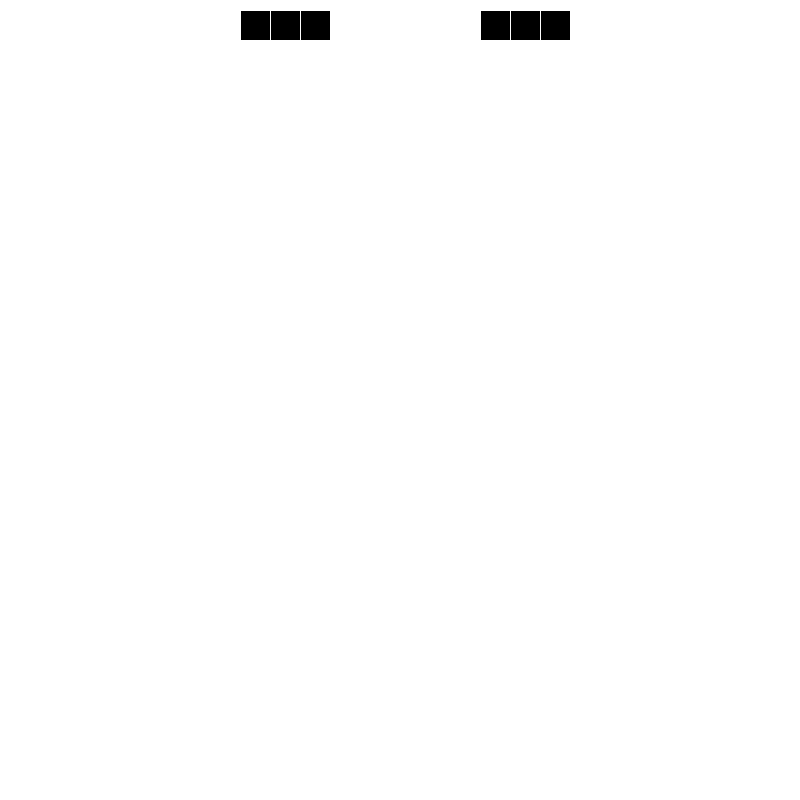
Frame 1 (no input)
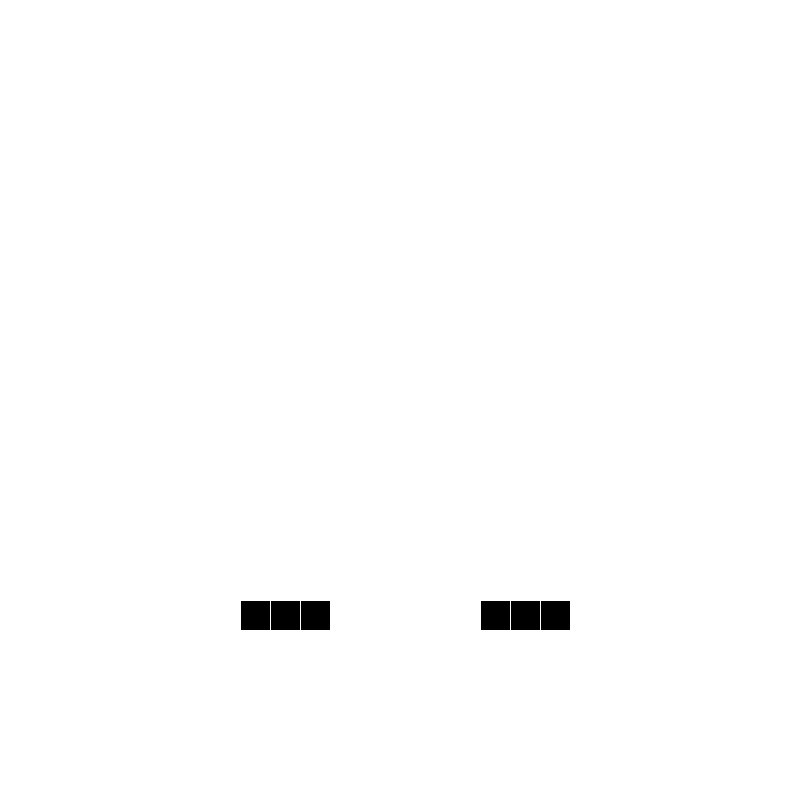
Frame 60 (the mouse pressed at the canvas centre just before this capture)
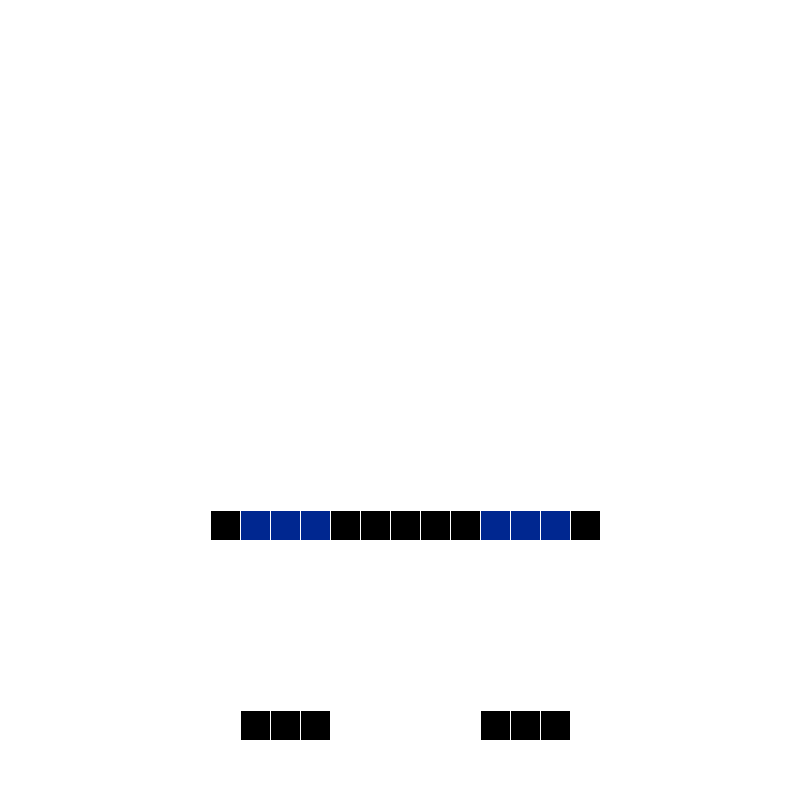
Frame 120 (the mouse held since frame 60 and released just before this capture)

The Processing sketch that drew these frames (run headless with seeded random() and noise(); from frame 60 on, the mouse is pressed at the canvas centre):

// Processing sketch: Drawing2
// ── Drawing2.pde
private Square[] squares = new Square[26];

private float xCoord = 210;
private float yCoord;
private float yCoord1 = -50;
private float yCoord2 = -50;
private float yCoord3 = -50;
private float yCoord4 = -50;
private float yCoord5 = -50;
private float yCoord6 = -50;
private float yCoord7 = -50;
private float yCoord8 = -50;
private float yCoord9 = -50;
private float yCoord10 = -50;
private float yCoord11 = -50;
private float yCoord12 = -50;
private float yCoord13 = -50;
private float yCoord14 = -50;
private float yCoord15 = -50;
private float yCoord16 = -50;
private float yCoord17 = -50;
private float yCoord18 = -50;
private float yCoord19 = -50;
private float yCoord20 = -50;
private float yCoord21 = -50;
private float yCoord22 = -50;
private float yCoord23 = -50;
private float yCoord24 = -50;
private float yCoord25 = -50;

private int speed = 10;



void setup() {
  size(800, 800);
  stroke(255);
}


void draw() {
 
  background(255);
  
  row1();
  row2();
  row3();
  row4();
  row5();
  row6();
  row7();
  row8();
  row9();
  row10();
  row11();
  row12();
  row13();
  row14();
}

// ── row1.pde
void row1(){

//row1
  if (yCoord <= 700) {
    yCoord += speed;
  }
 
  for (int i = 0; i < 19; i++) { 
    squares[i] = new Square(xCoord+ ((i+1)*30), yCoord, 30 , 0);
  }

 
  for (int j = 0; j <= 18; j++) { 
    squares[j].setSkip(true);
  for(int i = 0; i <=2; i++){
    for(int h = 0; h<=8; h+=8){
    if (squares[i].getSkip()) {   
      squares[i+h].display();
    }
  }
  }
}
}

// ── row10.pde
void row10() {
  if (yCoord9 <= 430) {
    if (yCoord8 >= 380) {
      yCoord9 += speed;
    }
  }

 for (int i = 0; i < 19; i++) { 
    squares[i] = new Square((xCoord -90)+ ((i+1)*30), yCoord9, 30 , 0,39,144);
  }
  
  for (int j = 0; j <= 18; j++) { 
    squares[j].setSkip(true);
  for(int i = 0; i <17; i++){
    if (squares[i].getSkip()) {   
      squares[i].display();
    }
  }
  }
}

// ── row11.pde
void row11() {
  if (yCoord10 <= 400) {
    if (yCoord9 >= 360) {
      yCoord10 += speed;
    }
  }


  for (int i = 0; i < 19; i++) { 
    squares[i] = new Square((xCoord-120)+ ((i+1)*30), yCoord10, 30, 0);
  }


  for (int j = 0; j <= 18; j++) { 
    squares[j].setSkip(true);
      for (int i = 0; i<=18; i+=18) {
        for(int h = 0; h<2; h++){
        if (squares[i].getSkip()) {   
          squares[i].display();
        }
      }
    }
    for(int i = 8; i<11; i++){
        if (squares[i].getSkip()) {   
          squares[i].display();
        }
    }
  }
  

 for (int i = 0; i < 19; i++) { 
    squares[i] = new Square((xCoord -120)+ ((i+1)*30), yCoord10, 30 , 0,39,144);
  }
  
  for (int j = 0; j <= 18; j++) { 
    squares[j].setSkip(true);
  for(int i = 1; i <3; i++){
    for(int h = 0; h<=15; h+=15){
    if (squares[i].getSkip()) {   
      squares[i+h].display();
    }
  }
  }
  for(int i = 0; i <3; i++){
    for(int h = 5; h<=13; h+=6){
    if (squares[i].getSkip()) {   
      squares[i+h].display();
    }
  }
  }
}


for (int i = 0; i < 19; i++) { 
    squares[i] = new Square((xCoord - 120)+ ((i+1)*30), yCoord10, 30 , 78,188,255);
  }
  
  for (int j = 0; j <= 18; j++) { 
    squares[j].setSkip(true);
  for(int i = 0; i <2; i++){
    for(int h = 3; h<=14; h+=11){
    if (squares[i].getSkip()) {   
      squares[i+h].display();
    }
  }
  }
  }
}

// ── row12.pde
void row12() {
  if (yCoord11 <= 370) {
    if (yCoord10 >= 340) {
      yCoord11 += speed;
    }
  }


  for (int i = 0; i < 19; i++) { 
    squares[i] = new Square((xCoord-120)+ ((i+1)*30), yCoord11, 30, 0);
  }


  for (int j = 0; j <= 18; j++) { 
    squares[j].setSkip(true);
      for (int i = 0; i<=18; i+=18) {
        for(int h = 0; h<2; h++){
        if (squares[i].getSkip()) {   
          squares[i].display();
        }
      }
    }
    for(int i = 7; i<12; i++){
        if (squares[i].getSkip()) {   
          squares[i].display();
        }
    }
    for (int i = 0; i<2; i++) {
        for(int h = 3; h<=19; h+=11){
        if (squares[i].getSkip()) {   
          squares[i+h].display();
        }
      }
    }
  }
  

 for (int i = 0; i < 19; i++) { 
    squares[i] = new Square((xCoord -120)+ ((i+1)*30), yCoord11, 30 , 0,39,144);
  }
  
  for (int j = 0; j <= 18; j++) { 
    squares[j].setSkip(true);
  for(int i = 0; i <6; i+=5){
    for(int h = 1; h<=12; h+=11){
    if (squares[i].getSkip()) {   
      squares[i+h].display();
    }
  }
  }
}


for (int i = 0; i < 19; i++) { 
    squares[i] = new Square((xCoord - 120)+ ((i+1)*30), yCoord11, 30 , 78,188,255);
  }
  
  for (int j = 0; j <= 18; j++) { 
    squares[j].setSkip(true);
  for(int i = 0; i <4; i+=3){
    for(int h = 2; h<=14; h+=11){
    if (squares[i].getSkip()) {   
      squares[i+h].display();
    }
  }
  }
  }
}

// ── row13.pde
void row13() {
  if (yCoord12 <= 340) {
    if (yCoord11 >= 300) {
      yCoord12 += speed;
    }
  }


  for (int i = 0; i < 19; i++) { 
    squares[i] = new Square((xCoord-120)+ ((i+1)*30), yCoord12, 30, 0);
  }


  for (int j = 0; j <= 18; j++) { 
    squares[j].setSkip(true);
      for (int i = 0; i<=18; i+=18) {
        for(int h = 0; h<2; h++){
        if (squares[i].getSkip()) {   
          squares[i].display();
        }
      }
    }
    for(int i = 8; i<11; i++){
        if (squares[i].getSkip()) {   
          squares[i].display();
        }
    }
    for (int i = 0; i<4; i++) {
        for(int h = 2; h<=14; h+=11){
        if (squares[i].getSkip()) {   
          squares[i+h].display();
        }
      }
    }
  }
  

 for (int i = 0; i < 19; i++) { 
    squares[i] = new Square((xCoord -120)+ ((i+1)*30), yCoord12, 30 , 0,39,144);
  }
  
  for (int j = 0; j <= 18; j++) { 
    squares[j].setSkip(true);
  for(int i = 7; i <12; i+=4){
    if (squares[i].getSkip()) {   
      squares[i].display();
    }
  }
  }



for (int i = 0; i < 19; i++) { 
    squares[i] = new Square((xCoord - 120)+ ((i+1)*30), yCoord12, 30 , 78,188,255);
  }
  
  for (int j = 0; j <= 18; j++) { 
    squares[j].setSkip(true);
  for(int i = 0; i <6; i+=5){
    for(int h = 1; h<=14; h+=11){
    if (squares[i].getSkip()) {   
      squares[i+h].display();
    }
  }
  }
  }
  
  
  
  for (int i = 0; i < 19; i++) { 
    squares[i] = new Square((xCoord -120)+ ((i+1)*30), yCoord12, 30 , 255);
  }
  
  for (int j = 0; j <= 18; j++) { 
    squares[j].setSkip(true);
  for(int i = 3; i <16; i+=12){
    if (squares[i].getSkip()) {   
      squares[i].display();
    }
  }
  }

}

// ── row14.pde
void row14() {
  if (yCoord13 <= 310) {
    if (yCoord12 >= 300) {
      yCoord13 += speed;
    }
  }


  for (int i = 0; i < 21; i++) { 
    squares[i] = new Square((xCoord-150)+ ((i+1)*30), yCoord13, 30, 0);
  }


  for (int j = 0; j <= 20; j++) { 
    squares[j].setSkip(true);
      for (int i = 0; i<2; i++) {
        for(int h = 0; h<=19; h+=19){
        if (squares[i].getSkip()) {   
          squares[i+h].display();
        }
      }
    }
    for(int i = 9; i<12; i++){
        if (squares[i].getSkip()) {   
          squares[i].display();
        }
    }
    for (int i = 0; i<4; i++) {
        for(int h = 3; h<=14; h+=11){
        if (squares[i].getSkip()) {   
          squares[i+h].display();
        }
      }
    }
  }
  

 for (int i = 0; i < 19; i++) { 
    squares[i] = new Square((xCoord -120)+ ((i+1)*30), yCoord13, 30 , 0,39,144);
  }
  
  for (int j = 0; j <= 18; j++) { 
    squares[j].setSkip(true);
  for(int i = 7; i <12; i+=4){
    if (squares[i].getSkip()) {   
      squares[i].display();
    }
  }
  }



for (int i = 0; i < 19; i++) { 
    squares[i] = new Square((xCoord - 120)+ ((i+1)*30), yCoord13, 30 , 78,188,255);
  }
  
  for (int j = 0; j <= 18; j++) { 
    squares[j].setSkip(true);
  for(int i = 0; i <6; i+=5){
    for(int h = 1; h<=14; h+=11){
    if (squares[i].getSkip()) {   
      squares[i+h].display();
    }
  }
  }
  }
}

// ── row15.pde
void row15() {
  if (yCoord14 <= 280) {
    if (yCoord13 >= 240) {
      yCoord14 += speed;
    }
  }


  for (int i = 0; i < 19; i++) { 
    squares[i] = new Square((xCoord-120)+ ((i+1)*30), yCoord14, 30, 0);
  }


  for (int j = 0; j <= 18; j++) { 
    squares[j].setSkip(true);
      for (int i = 0; i<=18; i+=18) {
        for(int h = 0; h<2; h++){
        if (squares[i].getSkip()) {   
          squares[i].display();
        }
      }
    }
    for (int i = 0; i<4; i++) {
        for(int h = 2; h<=14; h+=11){
        if (squares[i].getSkip()) {   
          squares[i+h].display();
        }
      }
    }
  }
  

 for (int i = 0; i < 19; i++) { 
    squares[i] = new Square((xCoord -120)+ ((i+1)*30), yCoord14, 30 , 0,39,144);
  }
  
  for (int j = 0; j <= 18; j++) { 
    squares[j].setSkip(true);
  for(int i = 7; i <12; i++){
    if (squares[i].getSkip()) {   
      squares[i].display();
    }
  }
  }



for (int i = 0; i < 19; i++) { 
    squares[i] = new Square((xCoord - 120)+ ((i+1)*30), yCoord14, 30 , 78,188,255);
  }
  
  for (int j = 0; j <= 18; j++) { 
    squares[j].setSkip(true);
  for(int i = 0; i <6; i+=5){
    for(int h = 1; h<=14; h+=11){
    if (squares[i].getSkip()) {   
      squares[i+h].display();
    }
  }
  }
  }
  
  
  for (int i = 0; i < 19; i++) { 
    squares[i] = new Square((xCoord -120)+ ((i+1)*30), yCoord14, 30 , 255);
  }
  
  for (int j = 0; j <= 18; j++) { 
    squares[j].setSkip(true);
  for(int i = 4; i <15; i+=10){
    if (squares[i].getSkip()) {   
      squares[i].display();
    }
  }
  }





for (int i = 0; i < 21; i++) { 
    squares[i] = new Square((xCoord -150)+ ((i+1)*30), yCoord14, 30 , 148,92,180);
  }
  
  for (int j = 0; j <= 20; j++) { 
    squares[j].setSkip(true);
  for(int i = 0; i <=20; i+=20){
    if (squares[i].getSkip()) {   
      squares[i].display();
    }
  }
  }
}

// ── row16.pde
void row16() {
  if (yCoord15 <= 250) {
    if (yCoord14 >= 220) {
      yCoord15 += speed;
    }
  }


  for (int i = 0; i < 26; i++) { 
    squares[i] = new Square((xCoord-180)+ ((i+1)*30), yCoord15, 30, 0);
  }


  for (int j = 0; j <= 24; j++) { 
    squares[j].setSkip(true);
      for (int i = 0; i<3; i+=2) {
        for(int h = 0; h<=20; h+=20){
        if (squares[i].getSkip()) {   
          squares[i+h].display();
        }
      }
    }
    for (int i = 0; i<3; i++) {
        for(int h = 4; h<=16; h+=12){
        if (squares[i].getSkip()) {   
          squares[i+h].display();
        }
      }
    }
  }
  

 for (int i = 0; i < 19; i++) { 
    squares[i] = new Square((xCoord -120)+ ((i+1)*30), yCoord15, 30 , 0,39,144);
  }
  
  for (int j = 0; j <= 18; j++) { 
    squares[j].setSkip(true);
  for(int i = 6; i <13; i++){
    if (squares[i].getSkip()) {   
      squares[i].display();
    }
  }
  }



for (int i = 0; i < 19; i++) { 
    squares[i] = new Square((xCoord - 120)+ ((i+1)*30), yCoord15, 30 , 78,188,255);
  }
  
  for (int j = 0; j <= 24; j++) { 
    squares[j].setSkip(true);
  for(int i = 0; i <5; i+=4){
    for(int h = 1; h <14; h += 12){
    if (squares[i].getSkip()) {   
      squares[i+h].display();
    }
    }
  }
  }



for (int i = 0; i < 21; i++) { 
    squares[i] = new Square((xCoord -150)+ ((i+1)*30), yCoord15, 30 , 148,92,180);
  }
  
  for (int j = 0; j <= 20; j++) { 
    squares[j].setSkip(true);
  for(int i = 0; i <=20; i+=20){
    if (squares[i].getSkip()) {   
      squares[i].display();
    }
  }
  }
}

// ── row17.pde
void row17() {
  if (yCoord16 <= 220) {
    if (yCoord15 >= 200) {
      yCoord16 += speed;
    }
  }


  for (int i = 0; i < 26; i++) { 
    squares[i] = new Square((xCoord-180)+ ((i+1)*30), yCoord16, 30, 0);
  }


  for (int j = 0; j <= 24; j++) { 
    squares[j].setSkip(true);
      for (int i = 0; i<3; i+=2) {
        for(int h = 3; h<=19; h+=14){
        if (squares[i].getSkip()) {   
          squares[i+h].display();
        }
      }
    }
  }
  

 for (int i = 0; i < 19; i++) { 
    squares[i] = new Square((xCoord -120)+ ((i+1)*30), yCoord16, 30 , 0,39,144);
  }
  
  for (int j = 0; j <= 18; j++) { 
    squares[j].setSkip(true);
  for(int i = 5; i <14; i++){
    if (squares[i].getSkip()) {   
      squares[i].display();
    }
  }
  }



for (int i = 0; i < 19; i++) { 
    squares[i] = new Square((xCoord - 120)+ ((i+1)*30), yCoord16, 30 , 78,188,255);
  }
  
  for (int j = 0; j <= 24; j++) { 
    squares[j].setSkip(true);
  for(int i = 0; i <3; i+=2){
    for(int h = 2; h <15; h += 12){
    if (squares[i].getSkip()) {   
      squares[i+h].display();
    }
    }
  }
  }



for (int i = 0; i < 21; i++) { 
    squares[i] = new Square((xCoord -180)+ ((i+1)*30), yCoord16, 30 , 148,92,180);
  }
  
  for (int j = 0; j <= 20; j++) { 
    squares[j].setSkip(true);
  for(int i = 0; i <3; i++){
    for(int h = 0; h <=22; h+=20){
    if (squares[i].getSkip()) {   
      squares[i+h].display();
    }
  }
  }
  }
}

// ── row2.pde
void row2(){

//row2
  if(yCoord1 <= 670){
    if (yCoord >= 650){
      yCoord1 += speed;
    }
  }
  
  for (int i = 0; i < 19; i++) { 
    squares[i] = new Square((xCoord - 30)+ ((i+1)*30), yCoord1, 30 , 0);
  }

 
  for (int j = 0; j <= 18; j++) { 
    squares[j].setSkip(true);
  for(int i = 0; i <1; i++){
    for(int h = 0; h<=12; h+=12){
    if (squares[i].getSkip()) {   
      squares[i+h].display();
    }
  }
  }
  for(int i = 4; i <9; i++){
    if (squares[i].getSkip()) {   
      squares[i].display();
    }
  }
}

  
  
  for (int i = 0; i < 19; i++) { 
    squares[i] = new Square((xCoord - 30)+ ((i+1)*30), yCoord1, 30 , 0,39,144);
  }
  
  for (int j = 0; j <= 18; j++) { 
    squares[j].setSkip(true);
  for(int i = 0; i <3; i++){
    for(int h = 1; h<=9; h+=8){
    if (squares[i].getSkip()) {   
      squares[i+h].display();
    }
  }
  }
}
}

// ── row3.pde

void row3() {
  if (yCoord2 <= 640) {
    if (yCoord1 >= 600) {
      yCoord2 += speed;
    }
  }

  for (int i = 0; i < 19; i++) { 
    squares[i] = new Square((xCoord - 30)+ ((i+1)*30), yCoord2, 30, 0);
  }


  for (int j = 0; j <= 18; j++) { 
    squares[j].setSkip(true);
    for (int i = 0; i <3; i++) {
      for (int h = 0; h<=10; h+=10) {
        if (squares[i].getSkip()) {   
          squares[i+h].display();
        }
      }
    }
    for (int i = 0; i <1; i++) {
      for (int h = 4; h<=9; h+=4) {
        if (squares[i].getSkip()) {   
          squares[i+h].display();
        }
      }
    }
  }

 for (int i = 0; i < 19; i++) { 
    squares[i] = new Square((xCoord - 30)+ ((i+1)*30), yCoord2, 30 , 0,39,144);
  }
  
  for (int j = 0; j <= 18; j++) { 
    squares[j].setSkip(true);
  for(int i = 0; i <1; i++){
    for(int h = 3; h<=10; h+=6){
    if (squares[i].getSkip()) {   
      squares[i+h].display();
    }
  }
  }
}


for (int i = 0; i < 19; i++) { 
    squares[i] = new Square((xCoord - 30)+ ((i+1)*30), yCoord2, 30 , 78,188,255);
  }
  
  for (int j = 0; j <= 18; j++) { 
    squares[j].setSkip(true);
  for(int i = 5; i <8; i++){
    if (squares[i].getSkip()) {   
      squares[i].display();
    }
  }
  }
}

// ── row4.pde
void row4() {
  if (yCoord3 <= 610) {
    if (yCoord2 >= 550) {
      yCoord3 += speed;
    }
  }

  for (int i = 0; i < 19; i++) { 
    squares[i] = new Square((xCoord - 30)+ ((i+1)*30), yCoord3, 30, 0);
  }


  for (int j = 0; j <= 18; j++) { 
    squares[j].setSkip(true);
    for (int i = 0; i <3; i++) {
      for (int h = 0; h<=10; h+=10) {
        if (squares[i].getSkip()) {   
          squares[i+h].display();
        }
      }
    }
    for (int i = 0; i <1; i++) {
      for (int h = 4; h<=9; h+=4) {
        if (squares[i].getSkip()) {   
          squares[i+h].display();
        }
      }
    }
  }

 for (int i = 0; i < 19; i++) { 
    squares[i] = new Square((xCoord - 30)+ ((i+1)*30), yCoord3, 30 , 0,39,144);
  }
  
  for (int j = 0; j <= 18; j++) { 
    squares[j].setSkip(true);
  for(int i = 0; i <1; i++){
    for(int h = 3; h<=10; h+=6){
    if (squares[i].getSkip()) {   
      squares[i+h].display();
    }
  }
  }
}


for (int i = 0; i < 19; i++) { 
    squares[i] = new Square((xCoord - 30)+ ((i+1)*30), yCoord3, 30 , 78,188,255);
  }
  
  for (int j = 0; j <= 18; j++) { 
    squares[j].setSkip(true);
  for(int i = 5; i <8; i++){
    if (squares[i].getSkip()) {   
      squares[i].display();
    }
  }
  }
}

// ── row5.pde
void row5() {
  if (yCoord4 <= 580) {
    if (yCoord3 >= 550) {
      yCoord4 += speed;
    }
  }

  for (int i = 0; i < 19; i++) { 
    squares[i] = new Square((xCoord - 30)+ ((i+1)*30), yCoord4, 30, 0);
  }


  for (int j = 0; j <= 18; j++) { 
    squares[j].setSkip(true);
    for (int i = 0; i <1; i++) {
      for (int h = 0; h<=12; h+=12) {
        if (squares[i].getSkip()) {   
          squares[i+h].display();
        }
      }
    }
    for (int i = 0; i <2; i++) {
      for (int h = 4; h<=8; h+=3) {
        if (squares[i].getSkip()) {   
          squares[i+h].display();
        }
      }
    }
  }

 for (int i = 0; i < 19; i++) { 
    squares[i] = new Square((xCoord - 30)+ ((i+1)*30), yCoord4, 30 , 0,39,144);
  }
  
  for (int j = 0; j <= 18; j++) { 
    squares[j].setSkip(true);
  for(int i = 0; i <3; i++){
    for(int h = 1; h<=10; h+=8){
    if (squares[i].getSkip()) {   
      squares[i+h].display();
    }
  }
  }
}


for (int i = 0; i < 19; i++) { 
    squares[i] = new Square((xCoord - 30)+ ((i+1)*30), yCoord4, 30 , 78,188,255);
  }
  
  for (int j = 0; j <= 18; j++) { 
    squares[j].setSkip(true);
  for(int i = 6; i <7; i++){
    if (squares[i].getSkip()) {   
      squares[i].display();
    }
  }
  }
}

// ── row6.pde
void row6() {
  if (yCoord5 <= 550) {
    if (yCoord4 >= 500) {
      yCoord5 += speed;
    }
  }

  for (int i = 0; i < 19; i++) { 
    squares[i] = new Square((xCoord)+ ((i+1)*30), yCoord5, 30, 0);
  }


  for (int j = 0; j <= 18; j++) { 
    squares[j].setSkip(true);
    for (int i = 0; i <3; i++) {
      for (int h = 0; h<=9; h+=8) {
        if (squares[i].getSkip()) {   
          squares[i+h].display();
        }
      }
    }
    for (int i = 0; i <1; i++) {
      for (int h = 4; h<=6; h+=2) {
        if (squares[i].getSkip()) {   
          squares[i+h].display();
        }
      }
    }
  }

 for (int i = 0; i < 19; i++) { 
    squares[i] = new Square((xCoord - 30)+ ((i+1)*30), yCoord5, 30 , 0,39,144);
  }
  
  for (int j = 0; j <= 18; j++) { 
    squares[j].setSkip(true);
  for(int i = 0; i <1; i++){
    for(int h = 4; h<=8; h+=4){
    if (squares[i].getSkip()) {   
      squares[i+h].display();
    }
  }
  }
}


for (int i = 0; i < 19; i++) { 
    squares[i] = new Square((xCoord - 30)+ ((i+1)*30), yCoord5, 30 , 78,188,255);
  }
  
  for (int j = 0; j <= 18; j++) { 
    squares[j].setSkip(true);
  for(int i = 6; i <7; i++){
    if (squares[i].getSkip()) {   
      squares[i].display();
    }
  }
  }
}

// ── row7.pde
void row7() {
  if (yCoord6 <= 520) {
    if (yCoord5 >= 450) {
      yCoord6 += speed;
    }
  }

  for (int i = 0; i < 19; i++) { 
    squares[i] = new Square((xCoord+30)+ ((i+1)*30), yCoord6, 30, 0);
  }


  for (int j = 0; j <= 18; j++) { 
    squares[j].setSkip(true);
      for (int i = 0; i<=9; i+=8) {
        if (squares[i].getSkip()) {   
          squares[i].display();
        }
      }
    }
    for (int i = 0; i <1; i++) {
      for (int h = 3; h<=5; h+=2) {
        if (squares[i].getSkip()) {   
          squares[i+h].display();
        }
      }
    }
  

 for (int i = 0; i < 19; i++) { 
    squares[i] = new Square((xCoord - 30)+ ((i+1)*30), yCoord6, 30 , 0,39,144);
  }
  
  for (int j = 0; j <= 18; j++) { 
    squares[j].setSkip(true);
  for(int i = 0; i <2; i++){
    for(int h = 3; h<=8; h+=5){
    if (squares[i].getSkip()) {   
      squares[i+h].display();
    }
  }
  }
}


for (int i = 0; i < 19; i++) { 
    squares[i] = new Square((xCoord - 30)+ ((i+1)*30), yCoord6, 30 , 78,188,255);
  }
  
  for (int j = 0; j <= 18; j++) { 
    squares[j].setSkip(true);
  for(int i = 6; i <7; i++){
    if (squares[i].getSkip()) {   
      squares[i].display();
    }
  }
  }
}

// ── row8.pde
void row8() {
  if (yCoord7 <= 490) {
    if (yCoord6 >= 420) {
      yCoord7 += speed;
    }
  }

  for (int i = 0; i < 19; i++) { 
    squares[i] = new Square((xCoord+60)+ ((i+1)*30), yCoord7, 30, 0);
  }


  for (int j = 0; j <= 18; j++) { 
    squares[j].setSkip(true);
      for (int i = 0; i<=7; i+=6) {
        if (squares[i].getSkip()) {   
          squares[i].display();
        }
      }
    }
  

 for (int i = 0; i < 19; i++) { 
    squares[i] = new Square((xCoord +60)+ ((i+1)*30), yCoord7, 30 , 0,39,144);
  }
  
  for (int j = 0; j <= 18; j++) { 
    squares[j].setSkip(true);
  for(int i = 0; i <1; i++){
    for(int h = 1; h<=5; h+=4){
    if (squares[i].getSkip()) {   
      squares[i+h].display();
    }
  }
  }
}


for (int i = 0; i < 19; i++) { 
    squares[i] = new Square((xCoord + 60)+ ((i+1)*30), yCoord7, 30 , 78,188,255);
  }
  
  for (int j = 0; j <= 18; j++) { 
    squares[j].setSkip(true);
  for(int i = 2; i <5; i++){
    if (squares[i].getSkip()) {   
      squares[i].display();
    }
  }
  }
}

// ── row9.pde
void row9() {
  if (yCoord8 <= 460) {
    if (yCoord7 >= 400) {
      yCoord8 += speed;
    }
  }

 for (int i = 0; i < 19; i++) { 
    squares[i] = new Square((xCoord -60)+ ((i+1)*30), yCoord8, 30 , 0,39,144);
  }
  
  for (int j = 0; j <= 18; j++) { 
    squares[j].setSkip(true);
  for(int i = 0; i <1; i++){
    for(int h = 0; h<=14; h+=14){
    if (squares[i].getSkip()) {   
      squares[i+h].display();
    }
  }
  }
}


for (int i = 0; i < 19; i++) { 
    squares[i] = new Square((xCoord - 60)+ ((i+1)*30), yCoord8, 30 , 78,188,255);
  }
  
  for (int j = 0; j <= 18; j++) { 
    squares[j].setSkip(true);
  for(int i = 1; i <14; i++){
    if (squares[i].getSkip()) {   
      squares[i].display();
    }
  }
  }
}

// ── second.pde
void Drawing2(){

//row1
  if (yCoord <= 730) {
    yCoord += speed;
  }
 
  for (int i = 0; i < 19; i++) { 
    squares[i] = new Square(xCoord+ ((i+1)*30), yCoord, 30 , 0);
  }

 
  for (int j = 0; j <= 18; j++) { 
    squares[j].setSkip(true);
  for(int i = 0; i <=2; i++){
    for(int h = 0; h<=8; h+=8){
    if (squares[i].getSkip()) {   
      squares[i+h].display();
    }
  }
  }
}



//row2
  if(yCoord1 <= 700){
    if (yCoord >= 650){
      yCoord1 += speed;
    }
  }
  
  for (int i = 0; i < 19; i++) { 
    squares[i] = new Square((xCoord - 30)+ ((i+1)*30), yCoord1, 30 , 0);
  }

 
  for (int j = 0; j <= 18; j++) { 
    squares[j].setSkip(true);
  for(int i = 0; i <1; i++){
    for(int h = 0; h<=12; h+=12){
    if (squares[i].getSkip()) {   
      squares[i+h].display();
    }
  }
  }
  for(int i = 4; i <9; i++){
    if (squares[i].getSkip()) {   
      squares[i].display();
    }
  }
}

  
  
  for (int i = 0; i < 19; i++) { 
    squares[i] = new Square((xCoord - 30)+ ((i+1)*30), yCoord1, 30 , 0,39,144);
  }
  
  for (int j = 0; j <= 18; j++) { 
    squares[j].setSkip(true);
  for(int i = 0; i <3; i++){
    for(int h = 1; h<=9; h+=8){
    if (squares[i].getSkip()) {   
      squares[i+h].display();
    }
  }
  }
}


//row3
  if (yCoord2 <= 670) {
    if (yCoord1 >= 600) {
      yCoord2 += speed;
    }
  }

  for (int i = 0; i < 19; i++) { 
    squares[i] = new Square((xCoord - 30)+ ((i+1)*30), yCoord2, 30, 0);
  }


  for (int j = 0; j <= 18; j++) { 
    squares[j].setSkip(true);
    for (int i = 0; i <3; i++) {
      for (int h = 0; h<=10; h+=10) {
        if (squares[i].getSkip()) {   
          squares[i+h].display();
        }
      }
    }
    for (int i = 0; i <1; i++) {
      for (int h = 4; h<=9; h+=4) {
        if (squares[i].getSkip()) {   
          squares[i+h].display();
        }
      }
    }
  }

 for (int i = 0; i < 19; i++) { 
    squares[i] = new Square((xCoord - 30)+ ((i+1)*30), yCoord2, 30 , 0,39,144);
  }
  
  for (int j = 0; j <= 18; j++) { 
    squares[j].setSkip(true);
  for(int i = 0; i <1; i++){
    for(int h = 3; h<=10; h+=6){
    if (squares[i].getSkip()) {   
      squares[i+h].display();
    }
  }
  }
}


for (int i = 0; i < 19; i++) { 
    squares[i] = new Square((xCoord - 30)+ ((i+1)*30), yCoord2, 30 , 78,188,255);
  }
  
  for (int j = 0; j <= 18; j++) { 
    squares[j].setSkip(true);
  for(int i = 5; i <8; i++){
    if (squares[i].getSkip()) {   
      squares[i].display();
    }
  }
  }
  
  
  
//row4
  if (yCoord3 <= 640) {
    if (yCoord2 >= 550) {
      yCoord3 += speed;
    }
  }

  for (int i = 0; i < 19; i++) { 
    squares[i] = new Square((xCoord - 30)+ ((i+1)*30), yCoord3, 30, 0);
  }


  for (int j = 0; j <= 18; j++) { 
    squares[j].setSkip(true);
    for (int i = 0; i <3; i++) {
      for (int h = 0; h<=10; h+=10) {
        if (squares[i].getSkip()) {   
          squares[i+h].display();
        }
      }
    }
    for (int i = 0; i <1; i++) {
      for (int h = 4; h<=9; h+=4) {
        if (squares[i].getSkip()) {   
          squares[i+h].display();
        }
      }
    }
  }

 for (int i = 0; i < 19; i++) { 
    squares[i] = new Square((xCoord - 30)+ ((i+1)*30), yCoord3, 30 , 0,39,144);
  }
  
  for (int j = 0; j <= 18; j++) { 
    squares[j].setSkip(true);
  for(int i = 0; i <1; i++){
    for(int h = 3; h<=10; h+=6){
    if (squares[i].getSkip()) {   
      squares[i+h].display();
    }
  }
  }
}


for (int i = 0; i < 19; i++) { 
    squares[i] = new Square((xCoord - 30)+ ((i+1)*30), yCoord3, 30 , 78,188,255);
  }
  
  for (int j = 0; j <= 18; j++) { 
    squares[j].setSkip(true);
  for(int i = 5; i <8; i++){
    if (squares[i].getSkip()) {   
      squares[i].display();
    }
  }
  }



//row5
  if (yCoord4 <= 610) {
    if (yCoord3 >= 550) {
      yCoord4 += speed;
    }
  }

  for (int i = 0; i < 19; i++) { 
    squares[i] = new Square((xCoord - 30)+ ((i+1)*30), yCoord4, 30, 0);
  }


  for (int j = 0; j <= 18; j++) { 
    squares[j].setSkip(true);
    for (int i = 0; i <1; i++) {
      for (int h = 0; h<=12; h+=12) {
        if (squares[i].getSkip()) {   
          squares[i+h].display();
        }
      }
    }
    for (int i = 0; i <2; i++) {
      for (int h = 4; h<=8; h+=3) {
        if (squares[i].getSkip()) {   
          squares[i+h].display();
        }
      }
    }
  }

 for (int i = 0; i < 19; i++) { 
    squares[i] = new Square((xCoord - 30)+ ((i+1)*30), yCoord4, 30 , 0,39,144);
  }
  
  for (int j = 0; j <= 18; j++) { 
    squares[j].setSkip(true);
  for(int i = 0; i <3; i++){
    for(int h = 1; h<=10; h+=8){
    if (squares[i].getSkip()) {   
      squares[i+h].display();
    }
  }
  }
}


for (int i = 0; i < 19; i++) { 
    squares[i] = new Square((xCoord - 30)+ ((i+1)*30), yCoord4, 30 , 78,188,255);
  }
  
  for (int j = 0; j <= 18; j++) { 
    squares[j].setSkip(true);
  for(int i = 6; i <7; i++){
    if (squares[i].getSkip()) {   
      squares[i].display();
    }
  }
  }




//row6
  if (yCoord5 <= 580) {
    if (yCoord4 >= 500) {
      yCoord5 += speed;
    }
  }

  for (int i = 0; i < 19; i++) { 
    squares[i] = new Square((xCoord)+ ((i+1)*30), yCoord5, 30, 0);
  }


  for (int j = 0; j <= 18; j++) { 
    squares[j].setSkip(true);
    for (int i = 0; i <3; i++) {
      for (int h = 0; h<=9; h+=8) {
        if (squares[i].getSkip()) {   
          squares[i+h].display();
        }
      }
    }
    for (int i = 0; i <1; i++) {
      for (int h = 4; h<=6; h+=2) {
        if (squares[i].getSkip()) {   
          squares[i+h].display();
        }
      }
    }
  }

 for (int i = 0; i < 19; i++) { 
    squares[i] = new Square((xCoord - 30)+ ((i+1)*30), yCoord5, 30 , 0,39,144);
  }
  
  for (int j = 0; j <= 18; j++) { 
    squares[j].setSkip(true);
  for(int i = 0; i <1; i++){
    for(int h = 4; h<=8; h+=4){
    if (squares[i].getSkip()) {   
      squares[i+h].display();
    }
  }
  }
}


for (int i = 0; i < 19; i++) { 
    squares[i] = new Square((xCoord - 30)+ ((i+1)*30), yCoord5, 30 , 78,188,255);
  }
  
  for (int j = 0; j <= 18; j++) { 
    squares[j].setSkip(true);
  for(int i = 6; i <7; i++){
    if (squares[i].getSkip()) {   
      squares[i].display();
    }
  }
  }




//row7
  if (yCoord6 <= 550) {
    if (yCoord5 >= 450) {
      yCoord6 += speed;
    }
  }

  for (int i = 0; i < 19; i++) { 
    squares[i] = new Square((xCoord+30)+ ((i+1)*30), yCoord6, 30, 0);
  }


  for (int j = 0; j <= 18; j++) { 
    squares[j].setSkip(true);
      for (int i = 0; i<=9; i+=8) {
        if (squares[i].getSkip()) {   
          squares[i].display();
        }
      }
    }
    for (int i = 0; i <1; i++) {
      for (int h = 3; h<=5; h+=2) {
        if (squares[i].getSkip()) {   
          squares[i+h].display();
        }
      }
    }
  

 for (int i = 0; i < 19; i++) { 
    squares[i] = new Square((xCoord - 30)+ ((i+1)*30), yCoord6, 30 , 0,39,144);
  }
  
  for (int j = 0; j <= 18; j++) { 
    squares[j].setSkip(true);
  for(int i = 0; i <2; i++){
    for(int h = 3; h<=8; h+=5){
    if (squares[i].getSkip()) {   
      squares[i+h].display();
    }
  }
  }
}


for (int i = 0; i < 19; i++) { 
    squares[i] = new Square((xCoord - 30)+ ((i+1)*30), yCoord6, 30 , 78,188,255);
  }
  
  for (int j = 0; j <= 18; j++) { 
    squares[j].setSkip(true);
  for(int i = 6; i <7; i++){
    if (squares[i].getSkip()) {   
      squares[i].display();
    }
  }
  }
  
  
  
//row8
  if (yCoord7 <= 520) {
    if (yCoord6 >= 420) {
      yCoord7 += speed;
    }
  }

  for (int i = 0; i < 19; i++) { 
    squares[i] = new Square((xCoord+60)+ ((i+1)*30), yCoord7, 30, 0);
  }


  for (int j = 0; j <= 18; j++) { 
    squares[j].setSkip(true);
      for (int i = 0; i<=7; i+=6) {
        if (squares[i].getSkip()) {   
          squares[i].display();
        }
      }
    }
  

 for (int i = 0; i < 19; i++) { 
    squares[i] = new Square((xCoord +60)+ ((i+1)*30), yCoord7, 30 , 0,39,144);
  }
  
  for (int j = 0; j <= 18; j++) { 
    squares[j].setSkip(true);
  for(int i = 0; i <1; i++){
    for(int h = 1; h<=5; h+=4){
    if (squares[i].getSkip()) {   
      squares[i+h].display();
    }
  }
  }
}


for (int i = 0; i < 19; i++) { 
    squares[i] = new Square((xCoord + 60)+ ((i+1)*30), yCoord7, 30 , 78,188,255);
  }
  
  for (int j = 0; j <= 18; j++) { 
    squares[j].setSkip(true);
  for(int i = 2; i <5; i++){
    if (squares[i].getSkip()) {   
      squares[i].display();
    }
  }
  }




//row9
  if (yCoord8 <= 490) {
    if (yCoord7 >= 400) {
      yCoord8 += speed;
    }
  }

 for (int i = 0; i < 19; i++) { 
    squares[i] = new Square((xCoord -60)+ ((i+1)*30), yCoord8, 30 , 0,39,144);
  }
  
  for (int j = 0; j <= 18; j++) { 
    squares[j].setSkip(true);
  for(int i = 0; i <1; i++){
    for(int h = 0; h<=14; h+=14){
    if (squares[i].getSkip()) {   
      squares[i+h].display();
    }
  }
  }
}


for (int i = 0; i < 19; i++) { 
    squares[i] = new Square((xCoord - 60)+ ((i+1)*30), yCoord8, 30 , 78,188,255);
  }
  
  for (int j = 0; j <= 18; j++) { 
    squares[j].setSkip(true);
  for(int i = 1; i <14; i++){
    if (squares[i].getSkip()) {   
      squares[i].display();
    }
  }
  }
  
  
  
  

//row10
  if (yCoord9 <= 460) {
    if (yCoord8 >= 380) {
      yCoord9 += speed;
    }
  }

 for (int i = 0; i < 19; i++) { 
    squares[i] = new Square((xCoord -90)+ ((i+1)*30), yCoord9, 30 , 0,39,144);
  }
  
  for (int j = 0; j <= 18; j++) { 
    squares[j].setSkip(true);
  for(int i = 0; i <17; i++){
    if (squares[i].getSkip()) {   
      squares[i].display();
    }
  }
  }




//row11
  if (yCoord10 <= 430) {
    if (yCoord9 >= 360) {
      yCoord10 += speed;
    }
  }


  for (int i = 0; i < 19; i++) { 
    squares[i] = new Square((xCoord-120)+ ((i+1)*30), yCoord10, 30, 0);
  }


  for (int j = 0; j <= 18; j++) { 
    squares[j].setSkip(true);
      for (int i = 0; i<=18; i+=18) {
        for(int h = 0; h<2; h++){
        if (squares[i].getSkip()) {   
          squares[i].display();
        }
      }
    }
    for(int i = 8; i<11; i++){
        if (squares[i].getSkip()) {   
          squares[i].display();
        }
    }
  }
  

 for (int i = 0; i < 19; i++) { 
    squares[i] = new Square((xCoord -120)+ ((i+1)*30), yCoord10, 30 , 0,39,144);
  }
  
  for (int j = 0; j <= 18; j++) { 
    squares[j].setSkip(true);
  for(int i = 1; i <3; i++){
    for(int h = 0; h<=15; h+=15){
    if (squares[i].getSkip()) {   
      squares[i+h].display();
    }
  }
  }
  for(int i = 0; i <3; i++){
    for(int h = 5; h<=13; h+=6){
    if (squares[i].getSkip()) {   
      squares[i+h].display();
    }
  }
  }
}


for (int i = 0; i < 19; i++) { 
    squares[i] = new Square((xCoord - 120)+ ((i+1)*30), yCoord10, 30 , 78,188,255);
  }
  
  for (int j = 0; j <= 18; j++) { 
    squares[j].setSkip(true);
  for(int i = 0; i <2; i++){
    for(int h = 3; h<=14; h+=11){
    if (squares[i].getSkip()) {   
      squares[i+h].display();
    }
  }
  }
  }
  
  
  
//row12
  if (yCoord11 <= 400) {
    if (yCoord10 >= 340) {
      yCoord11 += speed;
    }
  }


  for (int i = 0; i < 19; i++) { 
    squares[i] = new Square((xCoord-120)+ ((i+1)*30), yCoord11, 30, 0);
  }


  for (int j = 0; j <= 18; j++) { 
    squares[j].setSkip(true);
      for (int i = 0; i<=18; i+=18) {
        for(int h = 0; h<2; h++){
        if (squares[i].getSkip()) {   
          squares[i].display();
        }
      }
    }
    for(int i = 7; i<12; i++){
        if (squares[i].getSkip()) {   
          squares[i].display();
        }
    }
    for (int i = 0; i<2; i++) {
        for(int h = 3; h<=19; h+=11){
        if (squares[i].getSkip()) {   
          squares[i+h].display();
        }
      }
    }
  }
  

 for (int i = 0; i < 19; i++) { 
    squares[i] = new Square((xCoord -120)+ ((i+1)*30), yCoord11, 30 , 0,39,144);
  }
  
  for (int j = 0; j <= 18; j++) { 
    squares[j].setSkip(true);
  for(int i = 0; i <6; i+=5){
    for(int h = 1; h<=12; h+=11){
    if (squares[i].getSkip()) {   
      squares[i+h].display();
    }
  }
  }
}


for (int i = 0; i < 19; i++) { 
    squares[i] = new Square((xCoord - 120)+ ((i+1)*30), yCoord11, 30 , 78,188,255);
  }
  
  for (int j = 0; j <= 18; j++) { 
    squares[j].setSkip(true);
  for(int i = 0; i <4; i+=3){
    for(int h = 2; h<=14; h+=11){
    if (squares[i].getSkip()) {   
      squares[i+h].display();
    }
  }
  }
  }




//row13
  if (yCoord12 <= 370) {
    if (yCoord11 >= 300) {
      yCoord12 += speed;
    }
  }


  for (int i = 0; i < 19; i++) { 
    squares[i] = new Square((xCoord-120)+ ((i+1)*30), yCoord12, 30, 0);
  }


  for (int j = 0; j <= 18; j++) { 
    squares[j].setSkip(true);
      for (int i = 0; i<=18; i+=18) {
        for(int h = 0; h<2; h++){
        if (squares[i].getSkip()) {   
          squares[i].display();
        }
      }
    }
    for(int i = 8; i<11; i++){
        if (squares[i].getSkip()) {   
          squares[i].display();
        }
    }
    for (int i = 0; i<4; i++) {
        for(int h = 2; h<=14; h+=11){
        if (squares[i].getSkip()) {   
          squares[i+h].display();
        }
      }
    }
  }
  

 for (int i = 0; i < 19; i++) { 
    squares[i] = new Square((xCoord -120)+ ((i+1)*30), yCoord12, 30 , 0,39,144);
  }
  
  for (int j = 0; j <= 18; j++) { 
    squares[j].setSkip(true);
  for(int i = 7; i <12; i+=4){
    if (squares[i].getSkip()) {   
      squares[i].display();
    }
  }
  }



for (int i = 0; i < 19; i++) { 
    squares[i] = new Square((xCoord - 120)+ ((i+1)*30), yCoord12, 30 , 78,188,255);
  }
  
  for (int j = 0; j <= 18; j++) { 
    squares[j].setSkip(true);
  for(int i = 0; i <6; i+=5){
    for(int h = 1; h<=14; h+=11){
    if (squares[i].getSkip()) {   
      squares[i+h].display();
    }
  }
  }
  }
  
  
  
  for (int i = 0; i < 19; i++) { 
    squares[i] = new Square((xCoord -120)+ ((i+1)*30), yCoord12, 30 , 255);
  }
  
  for (int j = 0; j <= 18; j++) { 
    squares[j].setSkip(true);
  for(int i = 3; i <16; i+=12){
    if (squares[i].getSkip()) {   
      squares[i].display();
    }
  }
  }





//row14
  if (yCoord13 <= 340) {
    if (yCoord12 >= 300) {
      yCoord13 += speed;
    }
  }


  for (int i = 0; i < 21; i++) { 
    squares[i] = new Square((xCoord-150)+ ((i+1)*30), yCoord13, 30, 0);
  }


  for (int j = 0; j <= 20; j++) { 
    squares[j].setSkip(true);
      for (int i = 0; i<2; i++) {
        for(int h = 0; h<=19; h+=19){
        if (squares[i].getSkip()) {   
          squares[i+h].display();
        }
      }
    }
    for (int i = 0; i<4; i++) {
        for(int h = 3; h<=14; h+=11){
        if (squares[i].getSkip()) {   
          squares[i+h].display();
        }
      }
    }
  }
  

 for (int i = 0; i < 19; i++) { 
    squares[i] = new Square((xCoord -120)+ ((i+1)*30), yCoord13, 30 , 0,39,144);
  }
  
  for (int j = 0; j <= 18; j++) { 
    squares[j].setSkip(true);
  for(int i = 7; i <12; i++){
    if (squares[i].getSkip()) {   
      squares[i].display();
    }
  }
  }



for (int i = 0; i < 19; i++) { 
    squares[i] = new Square((xCoord - 120)+ ((i+1)*30), yCoord13, 30 , 78,188,255);
  }
  
  for (int j = 0; j <= 18; j++) { 
    squares[j].setSkip(true);
  for(int i = 0; i <6; i+=5){
    for(int h = 1; h<=14; h+=11){
    if (squares[i].getSkip()) {   
      squares[i+h].display();
    }
  }
  }
  }
  
  
  
  
//row15
  if (yCoord14 <= 310) {
    if (yCoord13 >= 240) {
      yCoord14 += speed;
    }
  }


  for (int i = 0; i < 19; i++) { 
    squares[i] = new Square((xCoord-120)+ ((i+1)*30), yCoord14, 30, 0);
  }


  for (int j = 0; j <= 18; j++) { 
    squares[j].setSkip(true);
      for (int i = 0; i<=18; i+=18) {
        for(int h = 0; h<2; h++){
        if (squares[i].getSkip()) {   
          squares[i].display();
        }
      }
    }
    for (int i = 0; i<4; i++) {
        for(int h = 2; h<=14; h+=11){
        if (squares[i].getSkip()) {   
          squares[i+h].display();
        }
      }
    }
  }
  

 for (int i = 0; i < 19; i++) { 
    squares[i] = new Square((xCoord -120)+ ((i+1)*30), yCoord14, 30 , 0,39,144);
  }
  
  for (int j = 0; j <= 18; j++) { 
    squares[j].setSkip(true);
  for(int i = 7; i <12; i++){
    if (squares[i].getSkip()) {   
      squares[i].display();
    }
  }
  }



for (int i = 0; i < 19; i++) { 
    squares[i] = new Square((xCoord - 120)+ ((i+1)*30), yCoord14, 30 , 78,188,255);
  }
  
  for (int j = 0; j <= 18; j++) { 
    squares[j].setSkip(true);
  for(int i = 0; i <6; i+=5){
    for(int h = 1; h<=14; h+=11){
    if (squares[i].getSkip()) {   
      squares[i+h].display();
    }
  }
  }
  }
  
  
  for (int i = 0; i < 19; i++) { 
    squares[i] = new Square((xCoord -120)+ ((i+1)*30), yCoord14, 30 , 255);
  }
  
  for (int j = 0; j <= 18; j++) { 
    squares[j].setSkip(true);
  for(int i = 4; i <15; i+=10){
    if (squares[i].getSkip()) {   
      squares[i].display();
    }
  }
  }





for (int i = 0; i < 21; i++) { 
    squares[i] = new Square((xCoord -150)+ ((i+1)*30), yCoord14, 30 , 255,182,193);
  }
  
  for (int j = 0; j <= 20; j++) { 
    squares[j].setSkip(true);
  for(int i = 0; i <=20; i+=20){
    if (squares[i].getSkip()) {   
      squares[i].display();
    }
  }
  }
  
  
  
  
//row16
  if (yCoord15 <= 280) {
    if (yCoord14 >= 220) {
      yCoord15 += speed;
    }
  }


  for (int i = 0; i < 26; i++) { 
    squares[i] = new Square((xCoord-180)+ ((i+1)*30), yCoord15, 30, 0);
  }


  for (int j = 0; j <= 24; j++) { 
    squares[j].setSkip(true);
      for (int i = 0; i<3; i+=2) {
        for(int h = 0; h<=20; h+=20){
        if (squares[i].getSkip()) {   
          squares[i+h].display();
        }
      }
    }
    for (int i = 0; i<3; i++) {
        for(int h = 4; h<=16; h+=12){
        if (squares[i].getSkip()) {   
          squares[i+h].display();
        }
      }
    }
  }
  

 for (int i = 0; i < 19; i++) { 
    squares[i] = new Square((xCoord -120)+ ((i+1)*30), yCoord15, 30 , 0,39,144);
  }
  
  for (int j = 0; j <= 18; j++) { 
    squares[j].setSkip(true);
  for(int i = 6; i <13; i++){
    if (squares[i].getSkip()) {   
      squares[i].display();
    }
  }
  }



for (int i = 0; i < 19; i++) { 
    squares[i] = new Square((xCoord - 120)+ ((i+1)*30), yCoord15, 30 , 78,188,255);
  }
  
  for (int j = 0; j <= 24; j++) { 
    squares[j].setSkip(true);
  for(int i = 0; i <5; i+=4){
    for(int h = 1; h <14; h += 12){
    if (squares[i].getSkip()) {   
      squares[i+h].display();
    }
    }
  }
  }



for (int i = 0; i < 21; i++) { 
    squares[i] = new Square((xCoord -150)+ ((i+1)*30), yCoord15, 30 , 255,182,193);
  }
  
  for (int j = 0; j <= 20; j++) { 
    squares[j].setSkip(true);
  for(int i = 0; i <=20; i+=20){
    if (squares[i].getSkip()) {   
      squares[i].display();
    }
  }
  }
  
  
  

//row17
  if (yCoord16 <= 250) {
    if (yCoord15 >= 200) {
      yCoord16 += speed;
    }
  }


  for (int i = 0; i < 26; i++) { 
    squares[i] = new Square((xCoord-180)+ ((i+1)*30), yCoord16, 30, 0);
  }


  for (int j = 0; j <= 24; j++) { 
    squares[j].setSkip(true);
      for (int i = 0; i<3; i+=2) {
        for(int h = 3; h<=19; h+=14){
        if (squares[i].getSkip()) {   
          squares[i+h].display();
        }
      }
    }
  }
  

 for (int i = 0; i < 19; i++) { 
    squares[i] = new Square((xCoord -120)+ ((i+1)*30), yCoord16, 30 , 0,39,144);
  }
  
  for (int j = 0; j <= 18; j++) { 
    squares[j].setSkip(true);
  for(int i = 5; i <14; i++){
    if (squares[i].getSkip()) {   
      squares[i].display();
    }
  }
  }



for (int i = 0; i < 19; i++) { 
    squares[i] = new Square((xCoord - 120)+ ((i+1)*30), yCoord16, 30 , 78,188,255);
  }
  
  for (int j = 0; j <= 24; j++) { 
    squares[j].setSkip(true);
  for(int i = 0; i <3; i+=2){
    for(int h = 2; h <15; h += 12){
    if (squares[i].getSkip()) {   
      squares[i+h].display();
    }
    }
  }
  }



for (int i = 0; i < 21; i++) { 
    squares[i] = new Square((xCoord -180)+ ((i+1)*30), yCoord16, 30 , 255,182,193);
  }
  
  for (int j = 0; j <= 20; j++) { 
    squares[j].setSkip(true);
  for(int i = 0; i <3; i++){
    for(int h = 0; h <=22; h+=20){
    if (squares[i].getSkip()) {   
      squares[i+h].display();
    }
  }
  }
  }
  
  
  
  
//row18
  if (yCoord17 <= 220) {
    if (yCoord16 >= 200) {
      yCoord17 += speed;
    }
  }


  for (int i = 0; i < 26; i++) { 
    squares[i] = new Square((xCoord-180)+ ((i+1)*30), yCoord17, 30, 0);
  }


  for (int j = 0; j <= 24; j++) { 
    squares[j].setSkip(true);
      for (int i = 4; i<20; i+=14) {
        if (squares[i].getSkip()) {   
          squares[i].display();
        }
    }
  }
  

 for (int i = 0; i < 19; i++) { 
    squares[i] = new Square((xCoord -120)+ ((i+1)*30), yCoord17, 30 , 0,39,144);
  }
  
  for (int j = 0; j <= 18; j++) { 
    squares[j].setSkip(true);
  for(int i = 4; i <16; i++){
    if (squares[i].getSkip()) {   
      squares[i].display();
    }
  }
  for(int i = 1; i <18; i+=16){
    if (squares[i].getSkip()) {   
      squares[i].display();
    }
  }
  }



for (int i = 0; i < 19; i++) { 
    squares[i] = new Square((xCoord - 120)+ ((i+1)*30), yCoord17, 30 , 78,188,255);
  }
  
  for (int j = 0; j <= 24; j++) { 
    squares[j].setSkip(true);
  for(int i = 3; i <16; i+=12){
    if (squares[i].getSkip()) {   
      squares[i].display();
    }
  }
  }



for (int i = 0; i < 26; i++) { 
    squares[i] = new Square((xCoord -210)+ ((i+1)*30), yCoord17, 30 , 255,182,193);
  }
  
  for (int j = 0; j <= 20; j++) { 
    squares[j].setSkip(true);
  for(int i = 0; i <4; i++){
    for(int h = 0; h <=22; h+=21){
    if (squares[i].getSkip()) {   
      squares[i+h].display();
    }
  }
  }
  }




//row19
  if (yCoord18 <= 190) {
    if (yCoord17 >= 150) {
      yCoord18 += speed;
    }
  }


  for (int i = 0; i < 26; i++) { 
    squares[i] = new Square((xCoord-180)+ ((i+1)*30), yCoord18, 30, 0);
  }


  for (int j = 0; j <= 24; j++) { 
    squares[j].setSkip(true);
      for (int i = 5; i<20; i+=12) {
        if (squares[i].getSkip()) {   
          squares[i].display();
        }
    }
  }
  

 for (int i = 0; i < 19; i++) { 
    squares[i] = new Square((xCoord -120)+ ((i+1)*30), yCoord18, 30 , 0,39,144);
  }
  
  for (int j = 0; j <= 18; j++) { 
    squares[j].setSkip(true);
  for(int i = 4; i <15; i++){
    if (squares[i].getSkip()) {   
      squares[i].display();
    }
  }
  for(int i = 1; i <18; i+=16){
    if (squares[i].getSkip()) {   
      squares[i].display();
    }
  }
  }




for (int i = 0; i < 26; i++) { 
    squares[i] = new Square((xCoord -210)+ ((i+1)*30), yCoord18, 30 , 255,182,193);
  }
  
  for (int j = 0; j <= 20; j++) { 
    squares[j].setSkip(true);
  for(int i = 0; i <4; i++){
    for(int h = 0; h <=22; h+=21){
    if (squares[i].getSkip()) {   
      squares[i+h].display();
    }
  }
  }
  }





//row20
  if (yCoord19 <= 160) {
    if (yCoord18 >= 130) {
      yCoord19 += speed;
    }
  }


  for (int i = 0; i < 26; i++) { 
    squares[i] = new Square((xCoord-180)+ ((i+1)*30), yCoord19, 30, 0);
  }


  for (int j = 0; j <= 24; j++) { 
    squares[j].setSkip(true);
      for (int i = 0; i<2; i++) {
        for(int h = 6; h<16; h+=9)
        if (squares[i].getSkip()) {   
          squares[i+h].display();
        }
    }
  }
  

 for (int i = 0; i < 19; i++) { 
    squares[i] = new Square((xCoord -120)+ ((i+1)*30), yCoord19, 30 , 0,39,144);
  }
  
  for (int j = 0; j <= 18; j++) { 
    squares[j].setSkip(true);
  for(int i = 6; i <13; i++){
    if (squares[i].getSkip()) {   
      squares[i].display();
    }
  }
  for(int i = 1; i <18; i+=16){
    if (squares[i].getSkip()) {   
      squares[i].display();
    }
  }
  }




for (int i = 0; i < 26; i++) { 
    squares[i] = new Square((xCoord -210)+ ((i+1)*30), yCoord19, 30 , 255,182,193);
  }
  
  for (int j = 0; j <= 20; j++) { 
    squares[j].setSkip(true);
  for(int i = 0; i <4; i++){
    for(int h = 0; h <=22; h+=21){
    if (squares[i].getSkip()) {   
      squares[i+h].display();
    }
  }
  }
  }




//row21
  if (yCoord20 <= 130) {
    if (yCoord19 >= 100) {
      yCoord20 += speed;
    }
  }


  for (int i = 0; i < 26; i++) { 
    squares[i] = new Square((xCoord-180)+ ((i+1)*30), yCoord20, 30, 0);
  }


  for (int j = 0; j <= 24; j++) { 
    squares[j].setSkip(true);
      for (int i = 0; i<2; i++) {
        for(int h = 8; h<16; h+=5){
        if (squares[i].getSkip()) {   
          squares[i+h].display();
        }
        }
      }
    for (int i = 3; i<22; i+=8) {
        if (squares[i].getSkip()) {   
          squares[i].display();
        }
    }
  }
  

 for (int i = 0; i < 19; i++) { 
    squares[i] = new Square((xCoord -120)+ ((i+1)*30), yCoord20, 30 , 0,39,144);
  }
  
  for (int j = 0; j <= 18; j++) { 
    squares[j].setSkip(true);
  for(int i = 8; i <11; i+=2){
    if (squares[i].getSkip()) {   
      squares[i].display();
    }
  }
  for(int i = 0; i <19; i+=18){
    if (squares[i].getSkip()) {   
      squares[i].display();
    }
  }
  }




for (int i = 0; i < 26; i++) { 
    squares[i] = new Square((xCoord -210)+ ((i+1)*30), yCoord20, 30 , 255,182,193);
  }
  
  for (int j = 0; j <= 20; j++) { 
    squares[j].setSkip(true);
  for(int i = 0; i <3; i++){
    for(int h = 0; h <=22; h+=22){
    if (squares[i].getSkip()) {   
      squares[i+h].display();
    }
  }
  }
  }





//row22
  if (yCoord21 <= 100) {
    if (yCoord20 >= 70) {
      yCoord21 += speed;
    }
  }


  for (int i = 0; i < 26; i++) { 
    squares[i] = new Square((xCoord-180)+ ((i+1)*30), yCoord21, 30, 0);
  }


  for (int j = 0; j <= 24; j++) { 
    squares[j].setSkip(true);
      for (int i = 0; i<1; i++) {
        for(int h = 10; h<13; h+=2){
        if (squares[i].getSkip()) {   
          squares[i+h].display();
        }
        }
      }
    for (int i = 3; i<22; i+=8) {
        if (squares[i].getSkip()) {   
          squares[i].display();
        }
    }
  }
  

 for (int i = 0; i < 19; i++) { 
    squares[i] = new Square((xCoord -120)+ ((i+1)*30), yCoord21, 30 , 0,39,144);
  }
  
  for (int j = 0; j <= 18; j++) { 
    squares[j].setSkip(true);
  for(int i = 0; i <19; i+=9){
    if (squares[i].getSkip()) {   
      squares[i].display();
    }
  }
  }




for (int i = 0; i < 26; i++) { 
    squares[i] = new Square((xCoord -210)+ ((i+1)*30), yCoord21, 30 , 255,182,193);
  }
  
  for (int j = 0; j <= 20; j++) { 
    squares[j].setSkip(true);
  for(int i = 0; i <2; i++){
    for(int h = 1; h <=22; h+=21){
    if (squares[i].getSkip()) {   
      squares[i+h].display();
    }
  }
  }
  }





//row23
  if (yCoord22 <= 70) {
    if (yCoord21 >= 70) {
      yCoord22 += speed;
    }
  }


  for (int i = 0; i < 26; i++) { 
    squares[i] = new Square((xCoord-180)+ ((i+1)*30), yCoord22, 30, 0);
  }


  for (int j = 0; j <= 24; j++) { 
    squares[j].setSkip(true);
      for (int i = 0; i<1; i++) {
        for(int h = 2; h<21; h+=9){
        if (squares[i].getSkip()) {   
          squares[i+h].display();
        }
        }
      }
  }
  

 for (int i = 0; i < 19; i++) { 
    squares[i] = new Square((xCoord -150)+ ((i+1)*30), yCoord22, 30 , 0,39,144);
  }
  
  for (int j = 0; j <= 18; j++) { 
    squares[j].setSkip(true);
  for(int i = 0; i <22; i+=21){
    if (squares[i].getSkip()) {   
      squares[i].display();
    }
  }
  }




for (int i = 0; i < 26; i++) { 
    squares[i] = new Square((xCoord -210)+ ((i+1)*30), yCoord22, 30 , 255,182,193);
  }
  
  for (int j = 0; j <= 20; j++) { 
    squares[j].setSkip(true);
  for(int i = 0; i <2; i++){
    for(int h = 0; h <=23; h+=23){
    if (squares[i].getSkip()) {   
      squares[i+h].display();
    }
  }
  }
  }





//row24
  if (yCoord23 <= 40) {
    if (yCoord22 >= 40) {
      yCoord23 += speed;
    }
  }


  for (int i = 0; i < 26; i++) { 
    squares[i] = new Square((xCoord-180)+ ((i+1)*30), yCoord23, 30, 0);
  }


  for (int j = 0; j <= 24; j++) { 
    squares[j].setSkip(true);
      for (int i = 0; i<1; i++) {
        for(int h = 2; h<21; h+=18){
        if (squares[i].getSkip()) {   
          squares[i+h].display();
        }
        }
      }
  }
  

 for (int i = 0; i < 19; i++) { 
    squares[i] = new Square((xCoord -150)+ ((i+1)*30), yCoord23, 30 , 0,39,144);
  }
  
  for (int j = 0; j <= 18; j++) { 
    squares[j].setSkip(true);
  for(int i = 0; i <22; i+=21){
    if (squares[i].getSkip()) {   
      squares[i].display();
    }
  }
  }




for (int i = 0; i < 26; i++) { 
    squares[i] = new Square((xCoord -210)+ ((i+1)*30), yCoord23, 30 , 255,182,193);
  }
  
  for (int j = 0; j <= 20; j++) { 
    squares[j].setSkip(true);
  for(int i = 0; i <2; i++){
    for(int h = 0; h <=23; h+=23){
    if (squares[i].getSkip()) {   
      squares[i+h].display();
    }
  }
  }
  }
  
  
  
  
  
//row25
  if (yCoord24 <= 10) {
    if (yCoord23 >= 40) {
      yCoord24 += speed;
    }
  }


  for (int i = 0; i < 26; i++) { 
    squares[i] = new Square((xCoord-180)+ ((i+1)*30), yCoord24, 30, 0);
  }


  for (int j = 0; j <= 24; j++) { 
    squares[j].setSkip(true);
      for (int i = 0; i<1; i++) {
        for(int h = 1; h<22; h+=20){
        if (squares[i].getSkip()) {   
          squares[i+h].display();
        }
        }
      }
  }
  

 for (int i = 0; i < 19; i++) { 
    squares[i] = new Square((xCoord -180)+ ((i+1)*30), yCoord24, 30 , 0,39,144);
  }
  
  for (int j = 0; j <= 18; j++) { 
    squares[j].setSkip(true);
  for(int i = 0; i <24; i+=22){
    if (squares[i].getSkip()) {   
      squares[i].display();
    }
  }
  }

}

// ── square.pde
public class Square{
 
   private float xCoord;
   private float yCoord;
   private int size = 20;
   private int red;
   private int green;
   private int blue;
   private int gray;
   private boolean skip = false;
   
   public Square(){
   }

   public Square(float xCoord, float yCoord, int size){
        this.xCoord = xCoord;
        this.yCoord = yCoord;  
        setSize(size);
   }
   
    public Square(float xCoord, float yCoord, int size, int red, int green, int blue){
        fill(red, green, blue);
        this.xCoord = xCoord;
        this.yCoord = yCoord;  
        setSize(size);
   }
   
    public Square(float xCoord, float yCoord, int size, int gray){
        fill(gray);
        this.xCoord = xCoord;
        this.yCoord = yCoord;  
        setSize(size);
   }
   
   public void setSize(int size){
      if ((size >= 20) && (size <=100)){
          this.size = size;
      }
   }
   
   public int getSize(){
     return size;
   }
  
   public boolean getSkip(){
     return skip;
   }
   
   public void setSkip(boolean skip){
     this.skip = skip;
   }
   
   public void display(){
     rect(xCoord,yCoord,size, size);
   }
   
   
   
   
}
